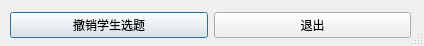
<?xml version="1.0" encoding="UTF-8"?>
<ui version="4.0">
 <class>Dialog</class>
 <widget class="QDialog" name="Dialog">
  <property name="geometry">
   <rect>
    <x>0</x>
    <y>0</y>
    <width>424</width>
    <height>46</height>
   </rect>
  </property>
  <property name="windowTitle">
   <string>Dialog</string>
  </property>
  <property name="sizeGripEnabled">
   <bool>true</bool>
  </property>
  <widget class="QWidget" name="horizontalLayoutWidget">
   <property name="geometry">
    <rect>
     <x>10</x>
     <y>10</y>
     <width>401</width>
     <height>31</height>
    </rect>
   </property>
   <layout class="QHBoxLayout" name="horizontalLayout">
    <item>
     <widget class="QPushButton" name="pushButton">
      <property name="text">
       <string>撤销学生选题</string>
      </property>
     </widget>
    </item>
    <item>
     <widget class="QPushButton" name="pushButton_2">
      <property name="text">
       <string>退出</string>
      </property>
     </widget>
    </item>
   </layout>
  </widget>
 </widget>
 <resources/>
 <connections>
  <connection>
   <sender>pushButton_2</sender>
   <signal>clicked()</signal>
   <receiver>Dialog</receiver>
   <slot>close()</slot>
   <hints>
    <hint type="sourcelabel">
     <x>263</x>
     <y>22</y>
    </hint>
    <hint type="destinationlabel">
     <x>275</x>
     <y>3</y>
    </hint>
   </hints>
  </connection>
 </connections>
</ui>
